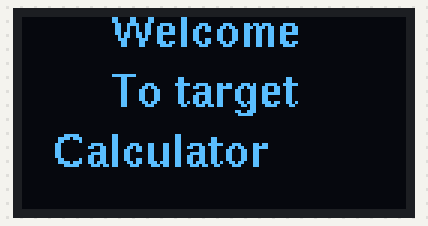
The sketch below on a simulated Arduino Uno, built with avr-gcc and run on an emulated ATmega328P. Shown: 128×64 one-colour display. What the sketch prints to the serial monitor is not drawn.

Above: at 0.3 s.
At 2.5 s:
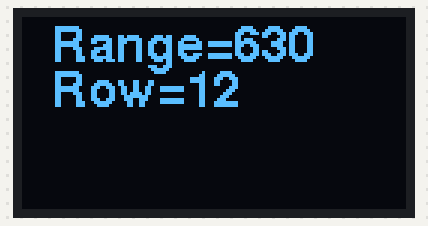
At 5.1 s:
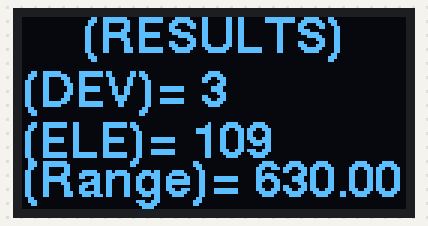

Measured:
- what the display in image 0 shows lasts 2.2 s, from 0.3 s to 2.5 s
- what the display in image 1 shows lasts 2.5 s, from 2.5 s to 5.0 s

The sketch:

sample.ino
```cpp
#include "U8glib.h"
#include "sheet1.h"
#include "sheet2.h"
#include <Keypad.h>
#define CLK 5
#define DT 4
#define SW 3
#define VISVOGRL 0
#define VISVOGRU 35
#define NVOGRL 36
#define NVOGRU 51
#define VISGPDRL 0
#define VISGPDRU 42
#define NGPDRL 43
#define NGPDRU 65
#define RCONST 0.1818
const byte ROWS = 4; //four rows
const byte COLS = 4; //four columns
/*variables
 * Ammo Type
 *  atype uint8_t
 *  0 - VOG
 *  1 - GPD
 * double ft- range select
 *  vtype uint8_t
 *  0 -visible yes  if vog 0-35 if gpd 0-42
 *  1- visible no   if vog 36-51 if gpd 43-65
 *  temp_x- temperature in C  press_x=pressure in mm
 *  stype uint8_t select C wind in deviation (d)
 *  0  3-9  in value of deviation+e
 *  1  9-3  in value of deviation-e
 *  2  nill no change in d
 *  ltype uint8_t select L wind in elevation (b)
 *  0  12-6  in value of elevation+lwind
 *  1  6-12  in value of elevation-lwind
 *  2  1-7   in value of elevation+(lwind/2)
 *  3  7-1   in value of elevation-(lwind/2)
 *  int range, rangediff  //compute by searching on corresponding tables
 *  meter to mill constant 0.1818 ,multiply to get mills
 */
char keys[ROWS][COLS] = {
  {'1','2','3','A'},
  {'4','5','6','B'},
  {'7','8','9','C'},
  {'*','0','#','D'}
};

U8GLIB_SH1106_128X64 u8g(13, 11, 10, 9, 8);  // D0=13, D1=11, CS=10, DC=9, Reset=8
byte rowPins[ROWS] = {A1, A0, 7, 6}; //connect to the row pinouts of the keypad
byte colPins[COLS] = {5, 4, 3, 2}; //connect to the column pinouts of the keypad
//Create an object of keypad
Keypad keypad = Keypad( makeKeymap(keys), rowPins, colPins, ROWS, COLS );
uint8_t atype,vtype,stype,ltype;
int range,rangediff;
int deviation;
int xwind,lwind;
int rpress,rtemp;
float temp_cor,pres_cor,wind_cor,bal_mill,dev_cor;
float rmill,elevation,pelevation,sel_range;
float net_c;
double Range,net_range,elevation_cor;
uint8_t tt;
 char skey;
int tempvar;

  //int i=0,prev_i;
 // int x=0;
  int temp_x,press_x,wind_x,wind_l;


long read_input(const char* dd)
{ uint8_t dig[5]={0,0,0,0,0};
  long number=0L;
   uint8_t pos=0;
  char key;
  u8g.firstPage();

do {
    u8g.setFont(u8g_font_helvB12);
    u8g.drawStr(30, 12, dd);
    u8g.setFont(u8g_font_fub25n);
    u8g.setPrintPos(20, 50);
    u8g.print("00000");
  } while( u8g.nextPage() );
  do
  {
     key = keypad.getKey();// Read the key
    // Print if key pressed
   if(key>='0' && key<='9')
 {
   switch(pos)
   {
     case 0:dig[0]=key-'0';pos=1;break;
     case 1:dig[1]=dig[0];dig[0]=key-'0';pos=2;break;
     case 2:dig[2]=dig[1];dig[1]=dig[0];dig[0]=key-'0';pos=3;break;
     case 3:dig[3]=dig[2];dig[2]=dig[1];dig[1]=dig[0];dig[0]=key-'0';pos=4;break;
     case 4:dig[4]=dig[3];dig[3]=dig[2];dig[2]=dig[1];dig[1]=dig[0];dig[0]=key-'0';pos=0;break;
   }
   number=(dig[4]*10000L)+(dig[3]*1000L)+(dig[2]*100L)+(dig[1]*10L)+dig[0];
   u8g.firstPage();
    do {
    u8g.setFont(u8g_font_helvB12);
    u8g.drawStr(30, 12, dd);
    u8g.setFont(u8g_font_fub25n);
    u8g.setPrintPos(20, 50);
    u8g.print(number);
    } while( u8g.nextPage() );
  }
  }
  while(key!='D');
  u8g.firstPage();
    do {

    } while( u8g.nextPage() );

  return number;
}
int read_input_two(const char* dd)
{ uint8_t dig[2]={0,0};
  int number=0;
   uint8_t pos=0;
  char key;
  u8g.firstPage();

do {
    u8g.setFont(u8g_font_helvB12);
    u8g.drawStr(30, 12, dd);
    u8g.setFont(u8g_font_fub25n);
    u8g.setPrintPos(30, 50);
    u8g.print("00");
  } while( u8g.nextPage() );
  do
  {
     key = keypad.getKey();// Read the key
    // Print if key pressed
   if(key>='0' && key<='9')
 {
   switch(pos)
   {
     case 0:dig[0]=key-'0';pos=1;break;
     case 1:dig[1]=dig[0];dig[0]=key-'0';pos=0;break;
       }
   number=(dig[1]*10)+dig[0];
   u8g.firstPage();
    do {
    u8g.setFont(u8g_font_helvB12);
    u8g.drawStr(30, 12, dd);
    u8g.setFont(u8g_font_fub25n);
    u8g.setPrintPos(30, 50);
    u8g.print(number);
    } while( u8g.nextPage() );
  }
  }
  while(key!='D');
  u8g.firstPage();
    do {

    } while( u8g.nextPage() );

  return number;
}
int read_input_three(const char* dd)
{ uint8_t dig[3]={0,0,0};
  int number=0;
   uint8_t pos=0;
  char key;
  u8g.firstPage();

do {
    u8g.setFont(u8g_font_helvB12);
    u8g.drawStr(30, 12, dd);
    u8g.setFont(u8g_font_fub25n);
    u8g.setPrintPos(25, 50);
    u8g.print("000");
  } while( u8g.nextPage() );
  do
  {
     key = keypad.getKey();// Read the key
    // Print if key pressed
   if(key>='0' && key<='9')
 {
   switch(pos)
   {
     case 0:dig[0]=key-'0';pos=1;break;
     case 1:dig[1]=dig[0];dig[0]=key-'0';pos=2;break;
     case 2:dig[2]=dig[1];dig[1]=dig[0];dig[0]=key-'0';pos=0;break;
       }
   number=(dig[2]*100)+(dig[1]*10)+dig[0];
   u8g.firstPage();
    do {
    u8g.setFont(u8g_font_helvB12);
    u8g.drawStr(30, 12, dd);
    u8g.setFont(u8g_font_fub25n);
    u8g.setPrintPos(25, 50);
    u8g.print(number);
    } while( u8g.nextPage() );
  }
  }
  while(key!='D');
  u8g.firstPage();
    do {

    } while( u8g.nextPage() );

  return number;
}
uint8_t select_msg(const char* header,const char* opt1,const char* opt2,bool isthree)
{ uint8_t rtype=0;
  char key;
  u8g.firstPage();
  do {
    u8g.setFont(u8g_font_helvB12);
    u8g.drawStr(30, 12, header);
    u8g.drawBox(28, 15, 65, 19);//x1,y1,w,height
    u8g.setColorIndex(0);
    u8g.drawStr(30, 30, opt1);
    u8g.setColorIndex(1);
    u8g.drawStr(30, 48, opt2);
    if(isthree==1)
    {
    u8g.drawStr(30, 63, "C- NILL");
    }
      } while( u8g.nextPage() );
  do
  {
     key = keypad.getKey();// Read the key
     if(key=='A')
     {
      u8g.firstPage();
  do {
    u8g.setFont(u8g_font_helvB12);
    u8g.drawStr(30, 12, header);
    u8g.drawBox(28, 15, 65, 19);//x1,y1,w,height
    u8g.setColorIndex(0);
    u8g.drawStr(30, 30, opt1);
    u8g.setColorIndex(1);
    u8g.drawStr(30, 48, opt2);
    if(isthree==1)
    {
    u8g.drawStr(30, 63, "C- NILL");
    }
      } while( u8g.nextPage() );
      rtype=0;
     }
     else if(key=='B')
     {
       u8g.firstPage();
  do {
    u8g.setFont(u8g_font_helvB12);
    u8g.drawStr(30, 12, header);

    u8g.drawStr(30, 30, opt1);
    u8g.drawBox(28, 33, 65, 19);//x1,y1,w,height
    u8g.setColorIndex(0);
    u8g.drawStr(30, 48, opt2);
    u8g.setColorIndex(1);
     if(isthree==1)
    {
    u8g.drawStr(30, 63, "C- NILL");
    }
      } while( u8g.nextPage() );
      rtype=1;
     }
     else if(key=='C' && isthree==1)
     {
       u8g.firstPage();
  do {
    u8g.setFont(u8g_font_helvB12);
    u8g.drawStr(30, 12, header);
    u8g.drawStr(30, 30, opt1);
    u8g.drawStr(30, 48, opt2);
    u8g.drawBox(28, 50, 65, 19);//x1,y1,w,height
    u8g.setColorIndex(0);
    u8g.drawStr(30, 63, "C- NILL");
    u8g.setColorIndex(1);
      } while( u8g.nextPage() );
      rtype=2;
     }
  }
  while(key!='D');
  return rtype;

}
uint8_t select_msg4()
{ uint8_t rtype=0;
  char key;
  u8g.firstPage();
  do {
    u8g.setFont(u8g_font_helvB12);
    u8g.drawStr(30, 12, "L WIND");
    u8g.drawBox(0, 15, 58, 19);//x1,y1,w,height
    u8g.setColorIndex(0);
    u8g.drawStr(0, 30, "A)12-6");
    u8g.setColorIndex(1);
    u8g.drawStr(0, 48, "B)6-12");
    u8g.drawStr(60, 30, "C)1-7");
    u8g.drawStr(60, 48, "#)7-1");
    u8g.drawStr(0, 63, " *)NILL");

      } while( u8g.nextPage() );
  do
  {
     key = keypad.getKey();// Read the key
     if(key=='A')
     {
       u8g.firstPage();
  do {
    u8g.setFont(u8g_font_helvB12);
    u8g.drawStr(30, 12, "L WIND");
    u8g.drawBox(0, 15, 58, 19);//x1,y1,w,height
    u8g.setColorIndex(0);
    u8g.drawStr(0, 30, "A)12-6");
    u8g.setColorIndex(1);
    u8g.drawStr(0, 48, "B)6-12");
    u8g.drawStr(60, 30, "C)1-7");
    u8g.drawStr(60, 48, "#)7-1");
    u8g.drawStr(0, 63, " *)NILL");

      } while( u8g.nextPage() );
      rtype=0;
     }
     else if(key=='B')
     {
       u8g.firstPage();
     do {
          u8g.setFont(u8g_font_helvB12);
          u8g.drawStr(30, 12, "L WIND");
          u8g.drawStr(0, 30, "A)12-6");
          u8g.drawBox(0, 35, 58, 19);//x1,y1,w,height
          u8g.setColorIndex(0);
          u8g.drawStr(0, 48, "B)6-12");
          u8g.setColorIndex(1);
          u8g.drawStr(60, 30, "C)1-7");
          u8g.drawStr(60, 48, "#)7-1");
          u8g.drawStr(0, 63, " *)NILL");

      } while( u8g.nextPage() );
      rtype=1;
     }
     else if(key=='C')
     {
       u8g.firstPage();
     do {
          u8g.setFont(u8g_font_helvB12);
          u8g.drawStr(30, 12, "L WIND");
          u8g.drawStr(0, 30, "A)12-6");
          u8g.drawStr(0, 48, "B)6-12");
          u8g.drawBox(58, 15, 58, 19);//x1,y1,w,height
          u8g.setColorIndex(0);
          u8g.drawStr(60, 30, "C)1-7");
          u8g.setColorIndex(1);
          u8g.drawStr(60, 48, "#)7-1");
           u8g.drawStr(0, 63, " *)NILL");

      } while( u8g.nextPage() );
      rtype=2;
     }
     else if(key=='#')
     {
       u8g.firstPage();
     do {
          u8g.setFont(u8g_font_helvB12);
          u8g.drawStr(30, 12, "L WIND");
          u8g.drawStr(0, 30, "A)12-6");
          u8g.drawStr(0, 48, "B)6-12");
          u8g.drawStr(60, 30, "C)1-7");
          u8g.drawBox(58, 35, 58, 19);//x1,y1,w,height
          u8g.setColorIndex(0);
          u8g.drawStr(60, 48, "#)7-1");
          u8g.setColorIndex(1);
           u8g.drawStr(0, 63, " *)NILL");
      } while( u8g.nextPage() );
      rtype=3;
     }
     else if(key=='*')
     {
       u8g.firstPage();
     do {
          u8g.setFont(u8g_font_helvB12);
          u8g.drawStr(30, 12, "L WIND");
          u8g.drawStr(0, 30, "A)12-6");
          u8g.drawStr(0, 48, "B)6-12");
          u8g.drawStr(60, 30, "C)1-7");
          u8g.drawStr(60, 48, "#)7-1");
           u8g.drawBox(0, 50, 58, 19);//x1,y1,w,height
          u8g.setColorIndex(0);
          u8g.drawStr(0, 63, " *)NILL");
         u8g.setColorIndex(1);
      } while( u8g.nextPage() );
      rtype=4;
     }
  }
  while(key!='D');
  return rtype;

}
void show_msg(int dly, const char* s)
{
  u8g.firstPage();
  do {
    u8g.setFont(u8g_font_helvB14);
    u8g.drawStr(20, 30, s);

  } while( u8g.nextPage() );
  delay(dly);
  u8g.firstPage();
  do {
   } while( u8g.nextPage() );
}
int search_sheet_row(uint16_t v)
{int i=0;
 uint16_t firstChar =0;
 uint16_t lastChar =0;
 uint16_t secChar=0;
 uint8_t lowerlimit,upperlimit;
 if(atype==0 && vtype==0)//vog visible
 {
  lowerlimit=VISVOGRL;
  upperlimit=VISVOGRU;
 }
 else if(atype==0 && vtype==1)//vog not visible
 {
  lowerlimit=NVOGRL;
  upperlimit=NVOGRU;
 }
 else if(atype==1 && vtype==0)//GPD visible
 {
  lowerlimit=VISGPDRL;
  upperlimit=VISGPDRU;
 }
 else if(atype==1 && vtype==1)//GPD not visible
 {
  lowerlimit=NGPDRL;
  upperlimit=NGPDRU;
 }
 for(i=lowerlimit;i<=upperlimit;i++)
 {
  if(atype==0)//vog sheet1
  {firstChar = pgm_read_word_near(sheet1x+ i);
  }
  else
  {
   firstChar = pgm_read_word_near(sheet2x+ i);
  }
  if(firstChar==v)
  {
   range=v;
   rangediff=0;
   break;

  }
  if(vtype==0)//progressive
  {
    if(firstChar>v)
    { if(i==lowerlimit)
      {
      range=firstChar;
      rangediff=firstChar-v;
      break;
      }
      else
      {
        range= (lastChar+firstChar)/2;
        if(range>=v)
        {
         range=lastChar;
         rangediff=v-lastChar;
         i=i-1;
         break;
        }
        else
        {
         range=firstChar;
         rangediff=firstChar-v;
         break;
        }
      }
    }
  }
    else           //decessive not visible case
  {
    if(firstChar<v)
    { if(i==lowerlimit)
      {
      range=firstChar;
      rangediff=firstChar-v;
      break;
      }
      else
      {
        range= (lastChar+firstChar)/2;
        if(range<=v)
        {
         range=firstChar;
         rangediff=firstChar-v;
         break;
        }
        else
        {
         range=lastChar;
         rangediff=v-lastChar;
         i=i-1;
         break;
        }
      }
    }
  }
  lastChar=firstChar;
 }
 if(i>upperlimit)
 return 200;
 else
 return i;
}
void from_row(uint8_t v) //dev
{ int ff;

  if(atype==0)//vog sheet1
  { sel_range = pgm_read_word_near(sheet1x+ v);
    elevation = pgm_read_word_near(sheet1y+ v);
    deviation = pgm_read_byte(devmils+ v);
    xwind = pgm_read_byte(xwindmils+ v);
    lwind = pgm_read_byte(lwindm+ v);
    rtemp = pgm_read_byte(tempm+ v);
    rpress = pgm_read_byte(pressm+ v);
    rmill  = pgm_read_byte(onemillm+ v);
    rmill =rmill/10.0;
  }
  else //GPD sheet2
  { sel_range = pgm_read_word_near(sheet1x+ v);
    elevation = pgm_read_word_near(sheet2y+ v);
    deviation = pgm_read_byte(devmils2+ v);
    xwind = pgm_read_byte(xwindmils2+ v);
    lwind = pgm_read_byte(lwindm2+ v);
    rtemp = pgm_read_byte(tempm2+ v);
    rpress = pgm_read_byte(pressm2+ v);
    rmill  = pgm_read_byte(onemillm2+ v);
    rmill =rmill/10.0;
  }

}
void compute()
{

  if(ltype==0)
  {
   pelevation=lwind; //headon
  }
  else if(ltype==1)
  {
   pelevation=-lwind; //headoff 6-12
  }
  else if(ltype==2)
  {
   pelevation=(lwind);
   pelevation=pelevation*0.5; //1-7
  }
  else if(ltype==3)
  {
   pelevation=-(lwind);
   pelevation=pelevation*0.5; //7-1
  }
  //temp_x press_x input temperature and pressure
  //rtemp and rpress row selected temperature and pressure
  //standard temp 15deg pressure 760
 /* if(temp_x==15)
  {rtemp=0;}
  else if(temp_x>15)
  {rtemp=rtemp*1;}
  else if(temp_x<15)
  {rtemp=rtemp*(-1);}
  */
  temp_cor=((temp_x-15.0)/10.0)*rtemp;
  if(temp_x>15)
  temp_cor=temp_cor*-1;
  Serial.print("temp_cor=");
  Serial.println(temp_cor,1);
 /* if(press_x==760)
  {rpress=0;}
  else if(press_x>760)
  {rpress=rpress*1;}
  else if(press_x<760)
  {rpress=rpress*(-1);}*/
  pres_cor=((press_x-760.0)/10.0)*rpress;
  if(press_x<760)
  pres_cor=pres_cor*-1;
  Serial.print("pres_cor=");
  Serial.println(pres_cor,1);
  wind_cor=(pelevation/36.0)*wind_l;

  dev_cor=(xwind/36.0)*wind_x;
   Serial.print("dev_cor2=");
  Serial.println(dev_cor,1);
  if(stype==0)//3-9 xcrosswind
  {
    deviation=deviation+dev_cor;
  }
  else if(stype==1)
  {
    deviation=deviation-dev_cor;
  }
  Serial.print("wind_cor=");
  Serial.println(wind_cor,1);
 // net_c=pelevation+rtemp+rpress;
  net_c=temp_cor+wind_cor+pres_cor;
  Serial.print("Correction=");
  Serial.println(net_c,1);
  net_range=Range+net_c;
  Serial.print("NRange=");
  Serial.println(net_range,0);
  Serial.print("Sel_range=");
  Serial.println(sel_range,0);
  elevation_cor=(net_range-sel_range)/(rmill);
  Serial.print("E Cor=");
  Serial.println(elevation_cor,0);
  elevation=elevation+elevation_cor;
   Serial.print("E final");
  Serial.println(elevation,0);
  /*net_c=net_c*(1.0/rmill);
  elevation=elevation+net_c;
  elevation=elevation+rangediff*(1.0/rmill);*/
}
void taskone()
{
  long na=0L;//own gr easting
  long nb=0L;//own gr northing
  long ta=0L;//target gr easting
  long tb=0L;//target gr northing
  /* atype=select_msg("Ammo select","A- VOG","B- GPD",0);
  show_msg(1000,"OK");
  vtype=select_msg("TGT Visible","A- YES","B- NO ",0);
  show_msg(1000,"OK");

  stype=select_msg("Sel C wind","A- (3-9)","B- (9-3)",1);
  show_msg(1000,"OK");
  ltype=select_msg4();
  show_msg(1000,"OK");
   temp_x=read_input_two("Temp(C)"); //temperature
  show_msg(2000,"OK");
  wind_l=read_input_two("LWind(kmph)"); //wind
  show_msg(2000,"OK");
  wind_x=read_input_two("XWind(kmph)"); //wind
  show_msg(2000,"OK");
  press_x=read_input_three("Presre(mm)"); //pressure
  show_msg(2000,"OK");
  na=read_input("OWNGR(E)"); //a
  show_msg(2000,"OK");
  nb=read_input("OWNGR(N)"); //b
  show_msg(2000,"OK");
  ta=read_input("TGTGR(E)"); //c
  show_msg(2000,"OK");
  tb=read_input("TGTGR(N)"); //d
  show_msg(2000,"OK");
  Range =sq(tb-nb)+sq(ta-na);
  Range=sqrt(Range);
  Range=round(Range);*/
  temp_x=25;
  press_x=780;
  wind_l=36;
  atype=0;//vog
  stype=0;//no cross wind
  ltype=4;//6-12
  Range=630;
  tempvar=(int)Range;
  tt=search_sheet_row(tempvar);
  u8g.firstPage();
  do {
    u8g.setFont(u8g_font_helvB12);
    u8g.setPrintPos(10, 15);
    u8g.print("Range=");
    u8g.print(tempvar);
    u8g.setPrintPos(10, 30);
    u8g.print("Row=");
    u8g.print(tt);

  } while( u8g.nextPage() );
  delay(2000);
  if(tt==200)
  show_msg(2000,"ERROR102");
  from_row(tt);
  compute();
     u8g.firstPage();
  do {
    u8g.setFont(u8g_font_helvB12);
    u8g.setPrintPos(20, 12);
    u8g.print("(RESULTS)");
    u8g.setPrintPos(0, 30);
    u8g.print("(DEV)= ");u8g.print(deviation);
    u8g.setPrintPos(0, 47);
    u8g.print("(ELE)= ");u8g.print(elevation,0);
    u8g.setPrintPos(0, 60);
    u8g.print("(Range)= ");u8g.print(net_range);
  } while( u8g.nextPage() );

}
void setup() {
  Serial.begin(9600);
  pinMode(CLK,INPUT);
  pinMode(DT,INPUT);
  pinMode(SW, INPUT_PULLUP);
  u8g.setRot180();
  u8g.firstPage();
  do {
    u8g.setFont(u8g_font_helvB10);
    u8g.drawStr(30, 10, "Welcome ");
    u8g.drawStr(30, 30, "To target");
    u8g.drawStr(10, 50, "Calculator");

  } while( u8g.nextPage() );
  delay(2000);


}
void loop() {
  taskone();
   do{
  skey = keypad.getKey();// Read the key
  }while(skey!='*');
}
```

Source omitted: sheet1.h (data table, 1883 bytes), sheet2.h (data table, 2291 bytes)
